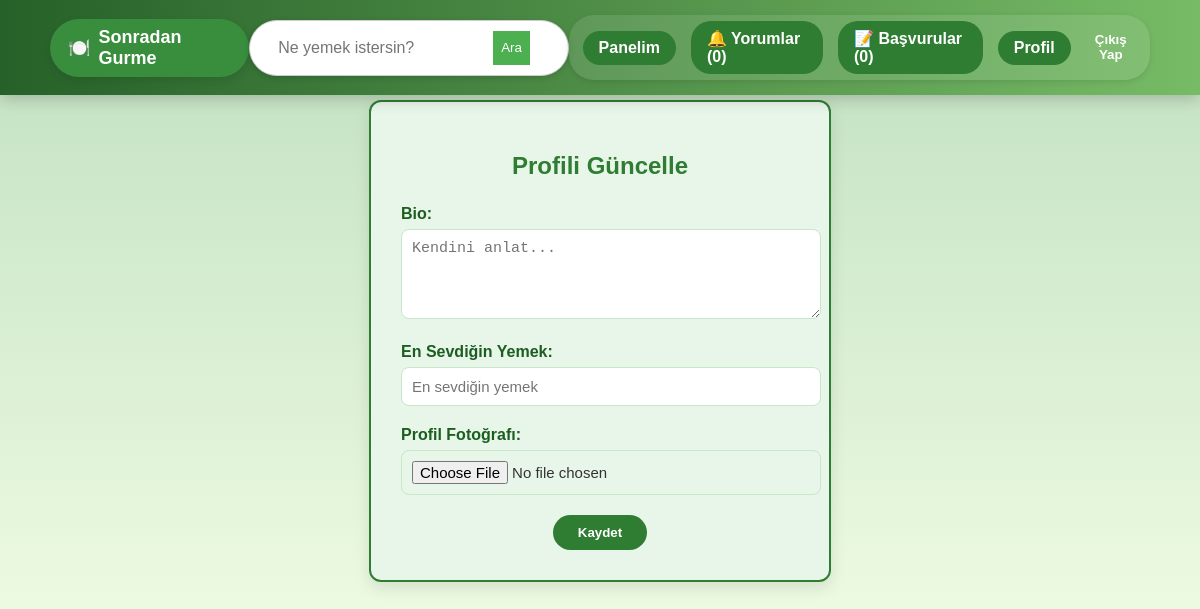
Before: /sgapp/profil/guncelle/ (signed in) with the older database file.
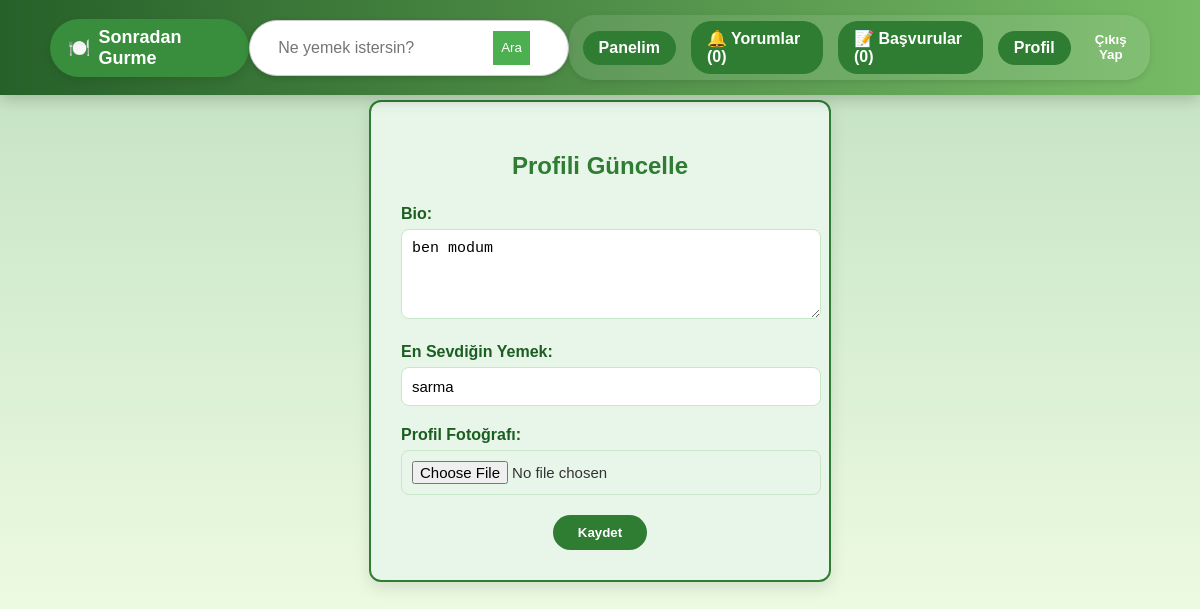
After: the same page with the newer database file.
### sgapp/models.py (models this page shows, shortened)
class User(AbstractUser):
    ROLE_CHOICES = (
        ('normal', 'Normal Kullanıcı'),
        ('gurme', 'Gurme'),
        ('moderator', 'Moderatör'),
    )
    role = models.CharField(max_length=10, choices=ROLE_CHOICES, default='normal')
    bio = models.TextField(blank=True)
    profile_picture = models.ImageField(upload_to='profiles/', null=True, blank=True)
    favorite_dish = models.CharField(max_length=100, blank=True, null=True)

### sgapp/views.py (the view)
# urls.py: path('profil/guncelle/', views.update_profile_view, name='update_profile'),
@login_required
def update_profile_view(request):
    user = request.user
    if request.method == 'POST':
        form = ProfileUpdateForm(request.POST, request.FILES, instance=user)
        if form.is_valid():
            form.save()
            return redirect('profile')
    else:
        form = ProfileUpdateForm(instance=user)
    return render(request, 'users/update_profile.html', {'form': form})

### sgapp/forms.py
class ProfileUpdateForm(forms.ModelForm):
    class Meta:
        model = User
        fields = ['bio', 'favorite_dish', 'profile_picture']
        widgets = {
            'bio': forms.Textarea(attrs={'rows': 4, 'placeholder': 'Kendini anlat...'}),
            'favorite_dish': forms.TextInput(attrs={'placeholder': 'En sevdiğin yemek'}),
        }

### sgapp/context_processors.py (called while the page is built)
def moderator_bildirimler(request):
    if request.user.is_authenticated and request.user.role == 'moderator':
        bekleyen_yorum = Review.objects.filter(status='pending').count()
        bekleyen_basvuru = Application.objects.filter(status='pending').count()
        return {
            'bekleyen_yorum_sayisi': bekleyen_yorum,
            'bekleyen_basvuru_sayisi': bekleyen_basvuru,
        }
    return {}

### templates/users/update_profile.html (shortened to what this page needs)
{% extends "base.html" %}
{% block content %}
<div class="form-container">
    <h2>Profili Güncelle</h2>
    <form method="POST" enctype="multipart/form-data">
        <div class="form-group">
            <label for="id_bio">Bio:</label>
            {{ form.bio }}
        </div>
        <div class="form-group">
            <label for="id_favorite_dish">En Sevdiğin Yemek:</label>
            {{ form.favorite_dish }}
        </div>
        <div class="form-group">
            <label for="id_profile_picture">Profil Fotoğrafı:</label>
            {{ form.profile_picture }}
        </div>
        <button type="submit">Kaydet</button>
    </form>
</div>
{% endblock %}

Changed rows visible on the page:
changed User: bio (not shown) → "ben modum"; favorite_dish (not shown) → "sarma"
